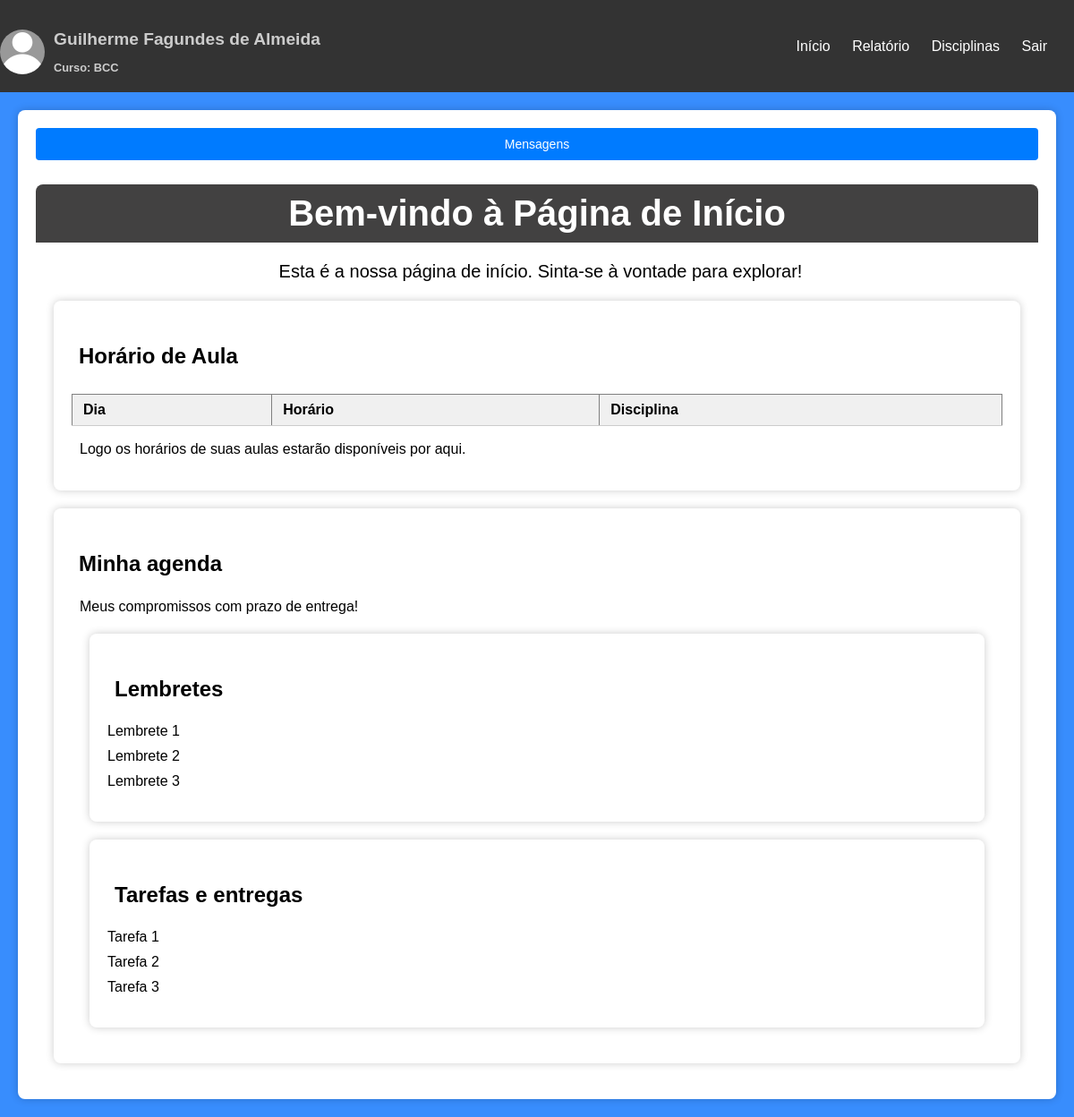
The app's page /inicio (signed in), older data.
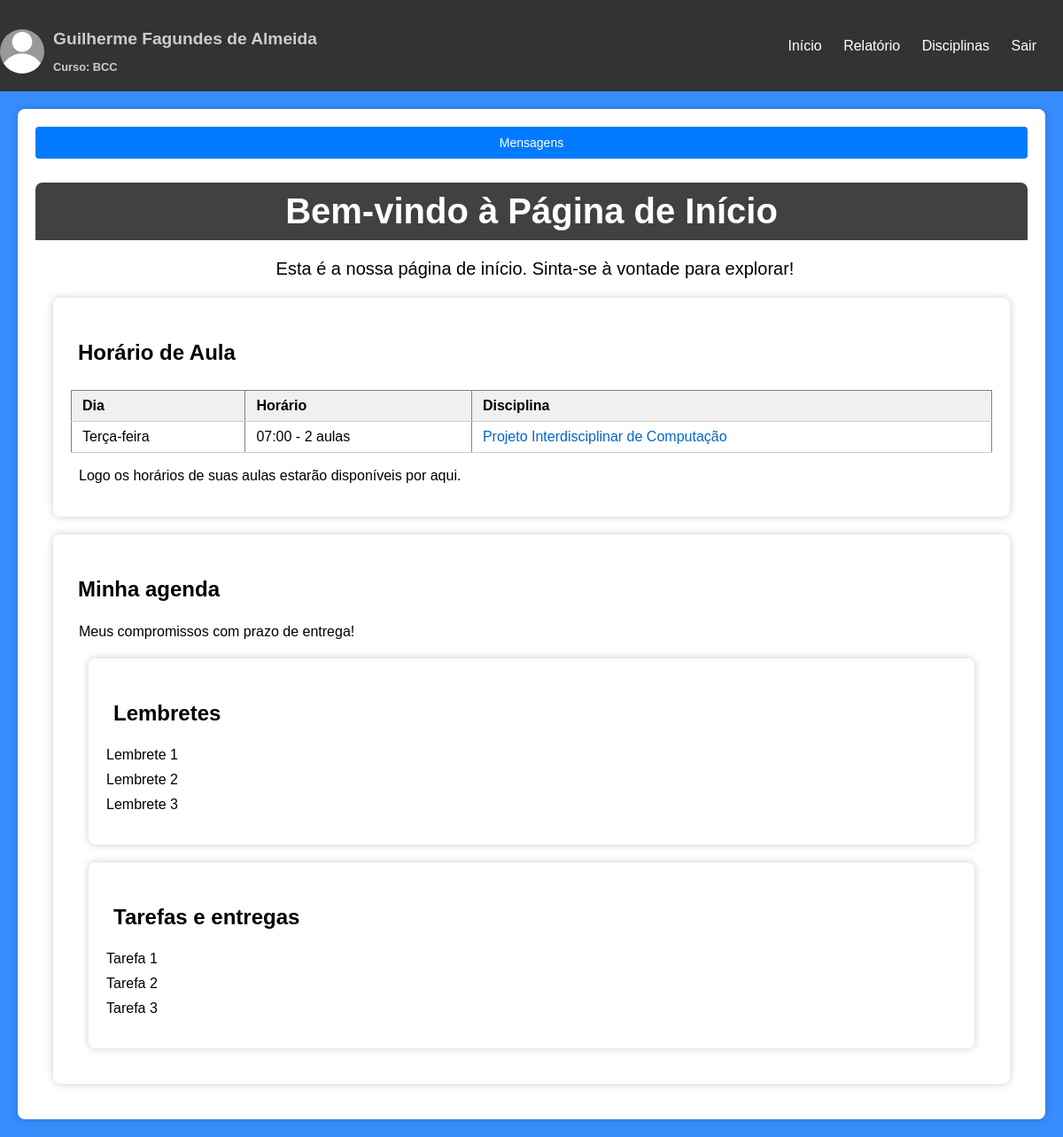
The same page, newer data.
### tables this page shows
CREATE TABLE alunos (
            numeroprontuario TEXT PRIMARY KEY,
            nome TEXT,
            email TEXT,
            senha TEXT,
            curso TEXT,
            semestre INTEGER,
            unidade TEXT,
            turma TEXT
        );

CREATE TABLE disciplinas (
            sigla TEXT PRIMARY KEY,
            nome TEXT,
            professor TEXT,
            dia TEXT,
            horario TIME,
            aulaspordia INTEGER,
            total INTEGER
        );

### main.py (the view)
@app.route('/inicio')
def inicio():
    email = session.get('usuario')
    if email:
        conexao = sqlite3.connect('usuarios.db')
        cursor = conexao.cursor()
        cursor.execute('SELECT nome, curso FROM alunos WHERE email = ?', (email,))
        usuario_info = cursor.fetchone()
        horarios = obter_disciplinas_do_banco_de_dados(email)
        conexao.close()
        nome_usuario, curso_usuario = usuario_info
        return render_template('inicio.html', nome=nome_usuario, curso=curso_usuario, email=email, horarios=horarios)
    else:
        return redirect('/login')

### templates/inicio.html (shortened to what this page needs)
<!DOCTYPE html>
<html lang="pt-br">
    <link rel="stylesheet" type="text/css" href="../static/config/styles.css">
</head>
<body>
        <header>
            <div class="perfil">
                <a href="/perfil">
            <img src="../static/imagem/foto_perfil.webp" alt="Foto de Perfil">
            <div>
                <h1>{{ nome }}</h1>
                <h2>Curso: {{ curso}}</h2>
            </div>
            </a>
            </div>
            <nav>
                <ul>
                    <li><a href="/inicio">Início</a></li>
                    <li><a href="/relatorio">Relatório</a></li>
                    <li><a href="/disciplina">Disciplinas</a></li>
                    <li><a href="/logout">Sair</a></li>
                </ul>
            </nav>
        </header>
    <div class="content">
    <button id="toggleTab">Mensagens</button>
    <div class="welcome-message">
        <h1>Bem-vindo à Página de Início</h1>
        <p>Esta é a nossa página de início. Sinta-se à vontade para explorar!</p>
    </div>
    <div class="section">
        <h2>Horário de Aula</h2>
        <table border="1">
            <tr>
                <th>Dia</th>
                <th>Horário</th>
                <th>Disciplina</th>
            </tr>
            {% for disciplina in horarios %}
                <tr>
                    <td>{{ disciplina[3] }}</td>
                    <td>{{ disciplina[4] }} - {{disciplina[5]}} aulas</td>
                    <td><a class="detalhes-link" href="#" >{{ disciplina[1] }}</a></td>
                </tr>
            {% endfor %}
        </table>
    <p>Logo os horários de suas aulas estarão disponíveis por aqui.</p>
    </div>
    <div class="section">
        <h2>Minha agenda</h2>
        <p>Meus compromissos com prazo de entrega!</p>
        <div class="section">
            <h2>Lembretes</h2>
            <ul>
                <li>Lembrete 1</li>
                <li>Lembrete 2</li>
                <li>Lembrete 3</li>
            </ul>
        </div>
        <div class="section">
            <h2>Tarefas e entregas</h2>
            <ul>
                <li>Tarefa 1</li>
                <li>Tarefa 2</li>
                <li>Tarefa 3</li>
            </ul>
        </div>
    </div>
</body>
</html>

### static/config/styles.css (style rules this page uses)
body { font-family: Arial, sans-serif; margin: 0; padding: 0; justify-content: center; align-items: center; min-height: 100vh; background-color: #388dfd; }
button { display: block; width: 100%; padding: 10px; background-color: #007bff; color: #fff; border: none; border-radius: 4px; cursor: pointer; margin-bottom: 20px; font-size: 14px; }
a { text-decoration: none; color: #0066cc; }
.section { padding: 20px; background-color: #fff; margin: 20px; border-radius: 8px; box-shadow: 0 0 10px rgba(0, 0, 0, 0.2); }
header { background-color: #333; color: #fff; padding: 10px; display: flex; justify-content: space-between; align-items: center; }
nav ul { list-style-type: none; padding: 0; margin: 0; }
nav li { display: inline; margin-right: 20px; }
nav a { text-decoration: none; color: #fff; }
ul { list-style-type: none; padding: 0; }
ul li { margin-bottom: 10px; }
header { background-color: #333; color: #fff; padding: 10px; text-align: right; }
.content { padding: 20px; background-color: #fff; margin: 20px; border-radius: 8px; box-shadow: 0 0 10px rgba(0, 0, 0, 0.2); }
.content h1 { margin-bottom: 10px; padding: 10px; background-color: #424141; color: #fff; border-top-left-radius: 8px; border-top-right-radius: 8px; }
.content h2 { margin-bottom: 1px; padding: 8px; background-color: #ffffff; color: #000; border-top-left-radius: 8px; border-top-right-radius: 8px; }
.content p { position: relative; margin-left: 8px; padding: 1px; background-color: #ffffff; color: #000; border-top-left-radius: 8px; border-top-right-radius: 8px; }
.welcome-message { font-size: 20px; text-align: center; }
.perfil { margin-right: 20px; margin-top: 20px; }
.perfil img { width: 50px; height: 50px; border-radius: 50%; position: absolute; left: 0; margin-top: 3px; }
.perfil h1 { font-size: 1.2rem; text-align: left; margin-left: 50px; margin-top: 3px; color:#ccc; font-style: inherit; text-decoration: none; }
.perfil h2 { font-size: 0.8rem; margin-top: 0px; text-align: left; bottom: 5px; margin-left: 50px; color: #ccc; font-style: inherit; text-decoration: none; }

### templates/inicio.html (style rules this page uses)
table { width: 100%; border-collapse: collapse; margin-top: 20px; overflow-x: auto; }
th, td { padding: 8px 12px; text-align: left; border-bottom: 1px solid #ccc; }
th { background-color: #f0f0f0; }

Row changes from the older to the newer data that the page shows:
added disciplinas: dia "Terça-feira", horario "07:00", aulaspordia "2", nome "Projeto Interdisciplinar de Computação"
